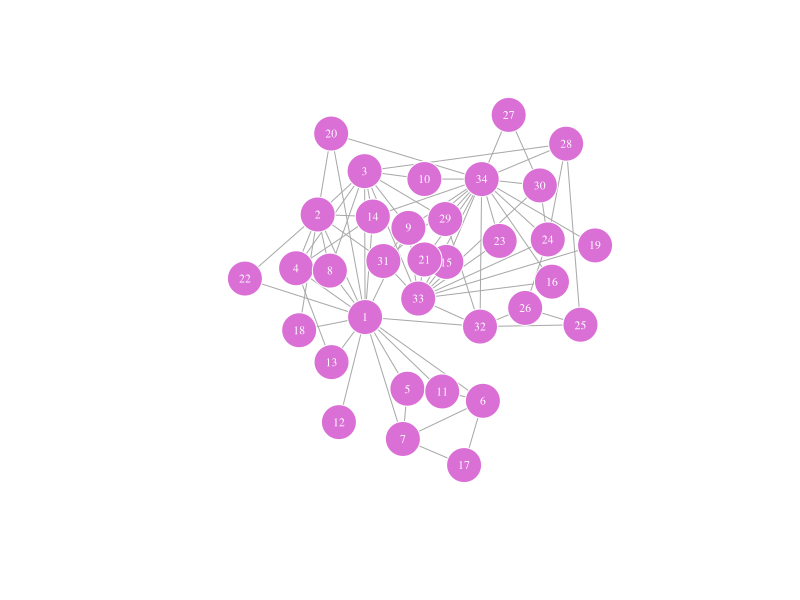
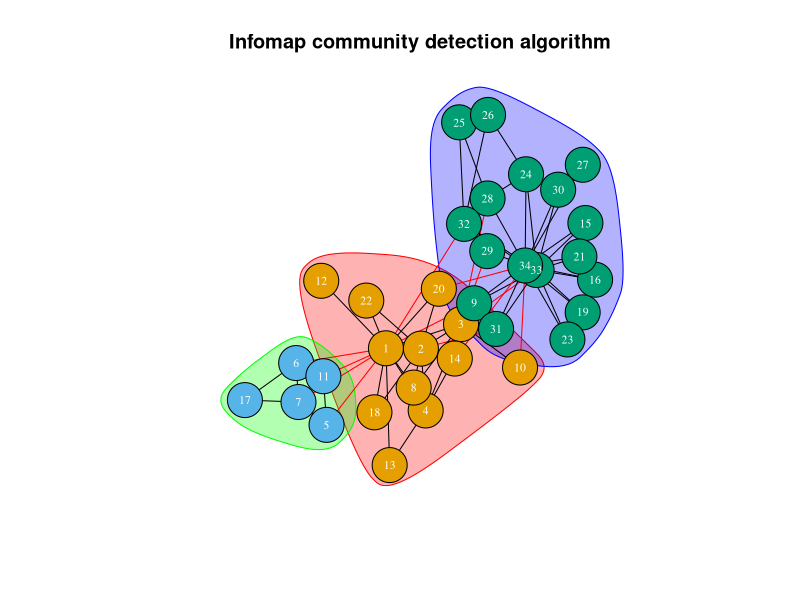
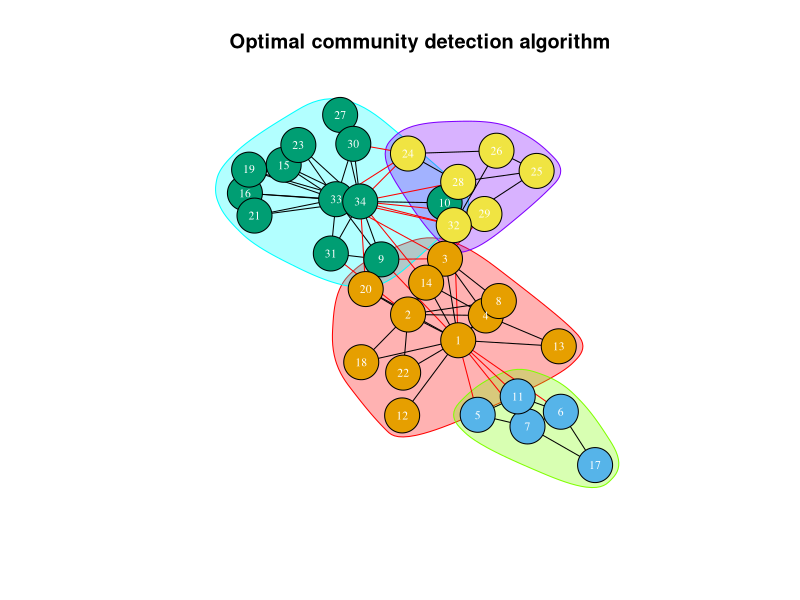

The R source for these figures, in order: (Note: this script raises an error after producing the figures.)
## ---- chunk 1
knitr::opts_chunk$set(echo=FALSE)
fig.pos = 'h'
## ---- chunk 2
require(igraph, quietly = T)
require(viridis, quietly = T)
require(knitr, quietly = T)
## ---- chunk 3
karate <- graph.famous("Zachary")
## ---- chunk 4
plot(karate, vertex.size=20, vertex.color='orchid', vertex.label.color="white",
     vertex.label.font=0.001,  vertex.label.cex=.7, vertex.frame.color="white", edge.arrow.size=.2, layout=layout_with_dh)
## ---- chunk 5
from_community_to_measures<- function(community, graph){
  
  nc=length(V(graph)) #nodes in the graph
  fc=sum(crossing(community, graph)) #intercluster edges 
  mc=length(E(graph))-fc #intracluster edges 
  
  #modularity
  modu=modularity(community)
  
  #TPT
  cluster_labels=membership(community)
  numgp <- max(cluster_labels) #number of clusters. 
  sum=0
  for (i in 1:numgp){
    W <- c(which(cluster_labels==i))
    sub<-induced_subgraph(graph, W)
    weigth=(length(V(sub))) #weight AKA number of nodes in the cluster
    sum=sum+((length(triangles(sub))/3)*weigth)
  }
  TPT=(sum/nc)
  
  #conductance
  
  conductance= fc/((2*mc)+fc)
  
  #expansion
  
  expansion=fc/nc

  return(c(numgp,TPT, expansion, conductance, modu))
}
## ---- chunk 6
from_graph_to_table<- function(graph){
  result=data.frame(row.names =c('Ncluster','TPT', 'Expansion', 'Conductance','Modularity'))
  
  edge<-edge.betweenness.community(graph)
  result['Edge Betweennes']=from_community_to_measures(edge, graph)
  
  fast<-fastgreedy.community(graph)
  result['Fastgreedy']=from_community_to_measures(fast, graph)
  
  label<-label.propagation.community(graph)
  result['Label propagation']=from_community_to_measures(label, graph)
  
  leading<-leading.eigenvector.community(graph)
  result['Leading eigenvector']=from_community_to_measures(leading, graph)
  
  multi<-multilevel.community(graph)
  result['Multilevel']=from_community_to_measures(multi, graph)
  
  opti<-optimal.community(graph)
  result['Optimal']=from_community_to_measures(opti, graph)
  
  if (is.connected(graph)==TRUE){
    spingla<-spinglass.community(graph)
    result['Spinglass']=from_community_to_measures(spingla, graph)
  }
  
  walka<-walktrap.community(graph)
  result['Walktrap']=from_community_to_measures(walka, graph)
  
  info<-infomap.community(graph)
  result['Infomap']=from_community_to_measures(info, graph)
  
  kable(t(result))

}

## ---- chunk 7
from_graph_to_table(karate)
## ---- chunk 8
info<-infomap.community(karate)
plot(info, karate, vertex.size=20, vertex.label.color="white",
     vertex.label.font=0.001, vertex.label.cex=.7, main='Infomap community detection algorithm' )
## ---- chunk 9
info<-optimal.community(karate)
plot(info, karate, vertex.size=20, vertex.label.color="white",
     vertex.label.font=0.001, vertex.label.cex=.7, main='Optimal community detection algorithm' )
## ---- chunk 10
dol<-read_graph('data/mammalia-dolphin-social.edges',directed=FALSE)
plot(dol, vertex.size=20, vertex.color='lightblue', vertex.label.color="white",
     vertex.label.font=0.001,  vertex.label.cex=.7, vertex.frame.color="white", edge.arrow.size=.2 )

## ---- chunk 11
from_graph_to_table(dol)
## ---- chunk 12
multi<-multilevel.community(dol)
plot(multi, dol, vertex.size=20, vertex.label.color="white",
     vertex.label.font=0.001, vertex.label.cex=.7,  main='Multilevel community detection algorithm')
## ---- chunk 13
edge_bet<-edge.betweenness.community(dol)
plot(edge_bet, dol, vertex.size=20, vertex.label.color="white",
     vertex.label.font=0.001, vertex.label.cex=.7,  main='Edge betweenness community detection algorithm')
## ---- chunk 14
tor<-read_graph('data/reptilia-tortoise-network-lm.edges',directed=FALSE)
plot(tor, vertex.size=20, vertex.color='lightgreen', vertex.label.color="white",
     vertex.label.font=0.001,  vertex.label.cex=.7, vertex.frame.color="white", edge.arrow.size=.2 )
tor<-simplify(tor)
## ---- chunk 15
set.seed(123)
from_graph_to_table(tor)
## ---- chunk 16
set.seed(123)
lab<-label.propagation.community(tor)
plot(lab, tor, vertex.size=20, vertex.label.color="white",
     vertex.label.font=0.001, vertex.label.cex=.7,  main='Label propagation community detection algorithm')
## ---- chunk 17
set.seed(123)
edg<-edge.betweenness.community(tor)
plot(edg, tor, vertex.size=20, vertex.label.color="white",
     vertex.label.font=0.001, vertex.label.cex=.7,  main='Label propagation community detection algorithm')
## ---- chunk 18
set.seed(123)
multi<-multilevel.community(tor)
plot(multi, tor, vertex.size=20, vertex.label.color="white",
     vertex.label.font=0.001, vertex.label.cex=.7,  main='Multilevel community detection algorithm')
## ---- chunk 19
set.seed(123)
opt<-optimal.community(tor)
plot(opt, tor, vertex.size=20, vertex.label.color="white",
     vertex.label.font=0.001, vertex.label.cex=.7,  main='Optimal community detection algorithm')
## ---- chunk 20
set.seed(123)
walk<-walktrap.community(tor)
plot(walk, tor, vertex.size=20, vertex.label.color="white",
     vertex.label.font=0.001, vertex.label.cex=.7,  main='Walktrap community detection algorithm')
## ---- chunk 21
set.seed(123)
inf<-infomap.community(tor)
plot(inf, tor, vertex.size=20, vertex.label.color="white",
     vertex.label.font=0.001, vertex.label.cex=.7,  main='Infomap community detection algorithm')
## ---- chunk 22
wea<-read_graph('data/aves-weaver-social-00.edges',directed=FALSE)
plot(wea, vertex.size=20, vertex.color='gold', vertex.label.color="white",
     vertex.label.font=0.001,  vertex.label.cex=.7, vertex.frame.color="white", edge.arrow.size=.2 )

## ---- chunk 23
set.seed(123)
from_graph_to_table(wea)
## ---- chunk 24
inf<-infomap.community(wea)
plot(inf, wea, vertex.size=20, vertex.label.color="white",
     vertex.label.font=0.001, vertex.label.cex=.7,  main='Infomap community detection algorithm')
## ---- chunk 25
set.seed(123)
inf<-leading.eigenvector.community(wea)
plot(inf, wea, vertex.size=20, vertex.label.color="white",
     vertex.label.font=0.001, vertex.label.cex=.7,  main='Leading eigenvector community detection algorithm')
## ---- chunk 26
# Needed data
g_un = as.undirected(read.graph("./data/wikipedia.gml", format="gml"))
g = read.graph("./data/wikipedia.gml", format="gml")

# Functions for sample a graph
sample.vertices = function (g, perc) {
  n_vertices = round(length(V(g))*perc)
  sampled_vertices = sample(V(g), n_vertices)
  return(induced_subgraph(g, sampled_vertices))
}

sample.edges = function (g, perc) {
  n_edges = round(length(E(g))*perc)
  sampled_edges = sample(E(g), n_edges)
  return(subgraph.edges(g, sampled_edges))
}

## ---- chunk 27
community.name = function(g,community,id) {
  vertex_attr(g)$label[which(community$membership == id)]
}
set.seed(251120)
community = walktrap.community(g)
length(community)
sum(sizes(community) > 100)
sum(sizes(community) < 3)
sum(sizes(community) == 1)
## ---- chunk 28
plot(sizes(community), xlab = "Community", ylab = "Size",  col="blue")
## ---- chunk 29
set.seed(251120)
community.name(g,community,sample(1:length(community), 1))
community.name(g,community,sample(1:length(community), 1))
community.name(g,community,sample(1:length(community), 1))
community.name(g,community,sample(1:length(community), 1))
community.name(g,community,sample(1:length(community), 1))
community.name(g,community,sample(1:length(community), 1))
community.name(g,community,sample(1:length(community), 1))
community.name(g,community,sample(1:length(community), 1))
community.name(g,community,sample(1:length(community), 1))
community.name(g,community,sample(1:length(community), 1))
max(sizes(community))
sample(community.name(g,community,which(sizes(community) == max(sizes(community)))), 10)
